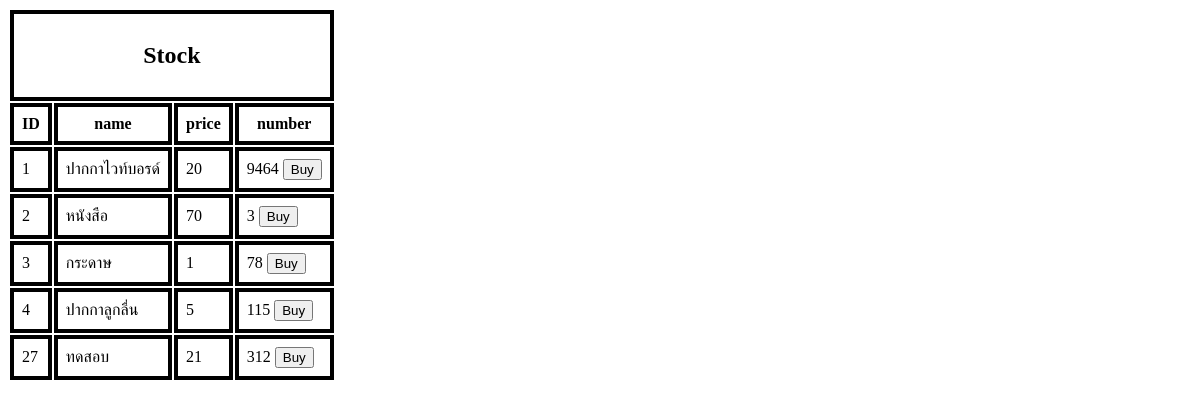
The app's page /indexnotuse.php with its own data.
### tables this page shows
CREATE TABLE `list` (
  `ID` int(11) NOT NULL,
  `name` varchar(255) NOT NULL,
  `nameENG` varchar(255) NOT NULL,
  `price` int(11) NOT NULL,
  `number` int(11) NOT NULL,
  `amount` int(11) NOT NULL,
  `unit` varchar(255) NOT NULL,
  `unitENG` varchar(255) NOT NULL,
  `picture` varchar(2550) NOT NULL,
  `category` varchar(255) NOT NULL,
  `Status` varchar(255) DEFAULT NULL,
  `mess` text NOT NULL,
  `sendtime` datetime NOT NULL DEFAULT current_timestamp()
);

### indexnotuse.php (the view, shortened to what this page needs)
<?php
include 'db.php';
$connection=new mysqli($server_name,$user_name,$password,$database);
?>
<!DOCTYPE html>
<html>
    <head>
        <link rel="stylesheet" href="styles.css">
    </head>
    <table class="table01">
    <tr>
        <th colspan="4"><h2>Stock</h2></th>
    </tr>
    <t>
        <th> ID </th>
        <th> name </th>
        <th> price </th>
        <th> number </th>
    </t>
    <?php
    $sql="SELECT * from list";
    $result=$connection->query($sql);
        while($rows=mysqli_fetch_assoc($result))
        {
    ?>
        <form action="index2.html">
            <tr>
                <td><?php echo $rows["ID"]; ?></td>
                <td><?php echo $rows['name']; ?></td>
                <td><?php echo $rows['price']; ?></td>
                <td><?php echo $rows['number']; ?> <button>Buy</button></td>
            </tr>
        </form>
    <?php
        }
    ?>
    </table>
</body>
</html>

### styles.css (style rules this page uses)
tr, td, th { padding: 8px; border: 4px ; border-style: solid; }

### records on screen
list: ID "1", name "ปากกาไวท์บอรด์", price "20", number "9464"
list: ID "2", name "หนังสือ", price "70", number "3"
list: ID "3", name "กระดาษ", price "1", number "78"
list: ID "4", name "ปากกาลูกลื่น", price "5", number "115"
list: ID "27", name "ทดสอบ", price "21", number "312"
